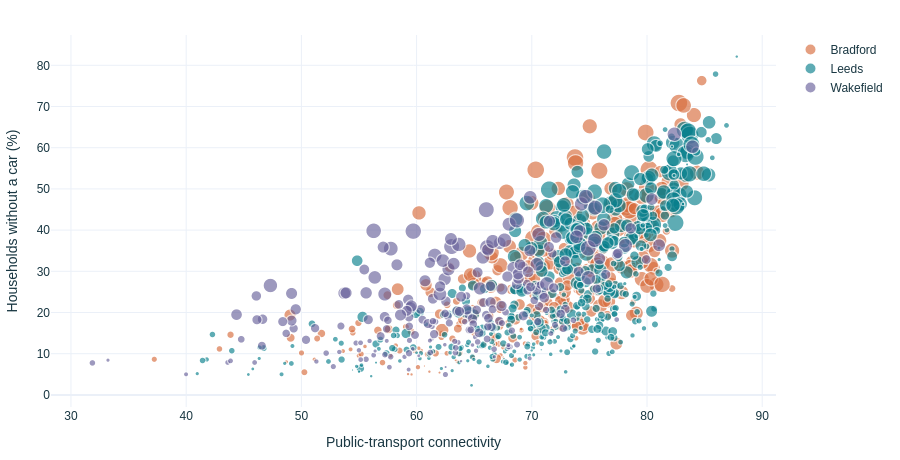

Source (notebook cell):
### Markdown cell above
### 4. Do high need and weak access necessarily coincide?

Every point below is an LSOA; dot size represents income deprivation. Inspect the observed direction instead of expecting poorer areas always to have lower connectivity. Correlations are area-level descriptions; spatial clustering and omitted factors prevent a causal interpretation. Read the within-district results as well as the pooled result.

### Code cell
association_plot(data).show()
pd.read_csv(ROOT / 'data/processed/associations.csv').round(3)

### Figure 1 — Plotly figure (JSON) as saved in the notebook; plotly's stock layout.template omitted (floating-point values rounded to 4 significant figures; data arrays with more than 128 entries replaced by an {"elided": "..."} marker saying what was removed)
{"data": [{"customdata": {"elided": "312x2 mixed values"}, "hovertemplate": "<b>%{hovertext}</b><br><br>District=Bradford<br>Public-transport connectivity=%{x}<br>Households without a car (%)=%{y}<br>Income deprivation (%)=%{customdata[1]}<br>lsoa_code=%{customdata[0]}<extra></extra>", "hovertext": {"elided": "312 str values"}, "legendgroup": "Bradford", "marker": {"color": "#d76c3c", "opacity": 0.65, "size": {"elided": "312 float values"}, "sizemode": "area", "sizeref": 0.2426, "symbol": "circle"}, "mode": "markers", "name": "Bradford", "showlegend": true, "type": "scattergl", "x": {"elided": "312 float values"}, "xaxis": "x", "y": {"elided": "312 float values"}, "yaxis": "y"}, {"customdata": {"elided": "488x2 mixed values"}, "hovertemplate": "<b>%{hovertext}</b><br><br>District=Leeds<br>Public-transport connectivity=%{x}<br>Households without a car (%)=%{y}<br>Income deprivation (%)=%{customdata[1]}<br>lsoa_code=%{customdata[0]}<extra></extra>", "hovertext": {"elided": "488 str values"}, "legendgroup": "Leeds", "marker": {"color": "#087f8c", "opacity": 0.65, "size": {"elided": "488 float values"}, "sizemode": "area", "sizeref": 0.2426, "symbol": "circle"}, "mode": "markers", "name": "Leeds", "showlegend": true, "type": "scattergl", "x": {"elided": "488 float values"}, "xaxis": "x", "y": {"elided": "488 float values"}, "yaxis": "y"}, {"customdata": {"elided": "215x2 mixed values"}, "hovertemplate": "<b>%{hovertext}</b><br><br>District=Wakefield<br>Public-transport connectivity=%{x}<br>Households without a car (%)=%{y}<br>Income deprivation (%)=%{customdata[1]}<br>lsoa_code=%{customdata[0]}<extra></extra>", "hovertext": {"elided": "215 str values"}, "legendgroup": "Wakefield", "marker": {"color": "#69629b", "opacity": 0.65, "size": {"elided": "215 float values"}, "sizemode": "area", "sizeref": 0.2426, "symbol": "circle"}, "mode": "markers", "name": "Wakefield", "showlegend": true, "type": "scattergl", "x": {"elided": "215 float values"}, "xaxis": "x", "y": {"elided": "215 float values"}, "yaxis": "y"}], "layout": {"colorway": ["#087f8c", "#d76c3c", "#69629b"], "font": {"color": "#193742", "family": "Arial, sans-serif"}, "height": 460, "legend": {"itemsizing": "constant", "title": {"text": ""}, "tracegroupgap": 0}, "margin": {"b": 30, "l": 15, "r": 20, "t": 35}, "paper_bgcolor": "rgba(0,0,0,0)", "plot_bgcolor": "rgba(0,0,0,0)", "xaxis": {"anchor": "y", "domain": [0.0, 1.0], "title": {"text": "Public-transport connectivity"}}, "yaxis": {"anchor": "x", "domain": [0.0, 1.0], "title": {"text": "Households without a car (%)"}}}}
